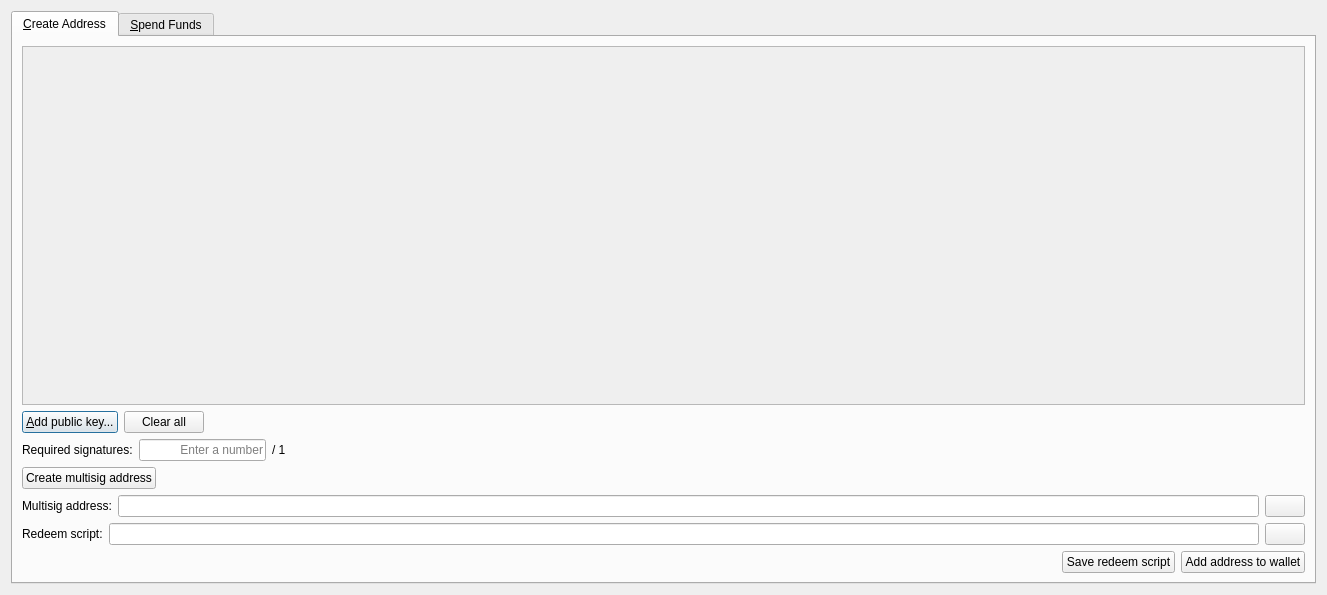
<?xml version="1.0" encoding="UTF-8"?>
<ui version="4.0">
 <class>MultisigDialog</class>
 <widget class="QDialog" name="MultisigDialog">
  <property name="geometry">
   <rect>
    <x>0</x>
    <y>0</y>
    <width>1327</width>
    <height>595</height>
   </rect>
  </property>
  <property name="windowTitle">
   <string>Multisig</string>
  </property>
  <layout class="QVBoxLayout" name="verticalLayout_2">
   <item>
    <widget class="QTabWidget" name="tabWidget">
     <property name="currentIndex">
      <number>0</number>
     </property>
     <widget class="QWidget" name="tabCreateAddress">
      <attribute name="title">
       <string>&amp;Create Address</string>
      </attribute>
      <layout class="QVBoxLayout" name="verticalLayout">
       <item>
        <widget class="QScrollArea" name="scrollArea">
         <property name="widgetResizable">
          <bool>true</bool>
         </property>
         <widget class="QWidget" name="scrollAreaWidgetContents">
          <property name="geometry">
           <rect>
            <x>0</x>
            <y>0</y>
            <width>1283</width>
            <height>310</height>
           </rect>
          </property>
          <layout class="QVBoxLayout" name="verticalLayout_3">
           <item>
            <layout class="QVBoxLayout" name="pubkeyEntries"/>
           </item>
           <item>
            <spacer name="verticalSpacer">
             <property name="orientation">
              <enum>Qt::Vertical</enum>
             </property>
             <property name="sizeHint" stdset="0">
              <size>
               <width>20</width>
               <height>40</height>
              </size>
             </property>
            </spacer>
           </item>
          </layout>
         </widget>
        </widget>
       </item>
       <item>
        <layout class="QHBoxLayout" name="horizontalLayout_14">
         <item>
          <widget class="QPushButton" name="addPubKeyButton">
           <property name="toolTip">
            <string>Add a member to the signing pool</string>
           </property>
           <property name="text">
            <string>&amp;Add public key...</string>
           </property>
           <property name="icon">
            <iconset resource="../bitcoin.qrc">
             <normaloff>:/icons/add</normaloff>:/icons/add</iconset>
           </property>
          </widget>
         </item>
         <item>
          <widget class="QPushButton" name="clearButton">
           <property name="sizePolicy">
            <sizepolicy hsizetype="Minimum" vsizetype="Fixed">
             <horstretch>0</horstretch>
             <verstretch>0</verstretch>
            </sizepolicy>
           </property>
           <property name="toolTip">
            <string>Remove all public key fields</string>
           </property>
           <property name="text">
            <string>Clear all</string>
           </property>
           <property name="icon">
            <iconset resource="../bitcoin.qrc">
             <normaloff>:/icons/remove</normaloff>:/icons/remove</iconset>
           </property>
           <property name="autoRepeatDelay">
            <number>300</number>
           </property>
          </widget>
         </item>
         <item>
          <spacer name="horizontalSpacer_8">
           <property name="orientation">
            <enum>Qt::Horizontal</enum>
           </property>
           <property name="sizeHint" stdset="0">
            <size>
             <width>40</width>
             <height>20</height>
            </size>
           </property>
          </spacer>
         </item>
        </layout>
       </item>
       <item>
        <layout class="QHBoxLayout" name="horizontalLayout_2">
         <item>
          <widget class="QLabel" name="requiredSignaturesLabel">
           <property name="text">
            <string>Required signatures:</string>
           </property>
          </widget>
         </item>
         <item>
          <widget class="QLineEdit" name="requiredSignatures">
           <property name="sizePolicy">
            <sizepolicy hsizetype="Minimum" vsizetype="Fixed">
             <horstretch>0</horstretch>
             <verstretch>0</verstretch>
            </sizepolicy>
           </property>
           <property name="minimumSize">
            <size>
             <width>127</width>
             <height>0</height>
            </size>
           </property>
           <property name="text">
            <string/>
           </property>
           <property name="maxLength">
            <number>2</number>
           </property>
           <property name="frame">
            <bool>true</bool>
           </property>
           <property name="alignment">
            <set>Qt::AlignRight|Qt::AlignTrailing|Qt::AlignVCenter</set>
           </property>
           <property name="placeholderText">
            <string>Enter a number</string>
           </property>
          </widget>
         </item>
         <item>
          <widget class="QLabel" name="maxSignaturesLabel">
           <property name="text">
            <string>/ 1</string>
           </property>
          </widget>
         </item>
         <item>
          <spacer name="horizontalSpacer_2">
           <property name="orientation">
            <enum>Qt::Horizontal</enum>
           </property>
           <property name="sizeHint" stdset="0">
            <size>
             <width>40</width>
             <height>20</height>
            </size>
           </property>
          </spacer>
         </item>
        </layout>
       </item>
       <item>
        <layout class="QHBoxLayout" name="horizontalLayout">
         <item>
          <widget class="QPushButton" name="createAddressButton">
           <property name="text">
            <string>Create multisig address</string>
           </property>
          </widget>
         </item>
         <item>
          <spacer name="horizontalSpacer">
           <property name="orientation">
            <enum>Qt::Horizontal</enum>
           </property>
           <property name="sizeHint" stdset="0">
            <size>
             <width>40</width>
             <height>20</height>
            </size>
           </property>
          </spacer>
         </item>
        </layout>
       </item>
       <item>
        <layout class="QHBoxLayout" name="horizontalLayoutMultisigAddress">
         <item>
          <widget class="QLabel" name="multisigAddressLabel">
           <property name="text">
            <string>Multisig address:</string>
           </property>
          </widget>
         </item>
         <item>
          <widget class="QLineEdit" name="multisigAddress">
           <property name="readOnly">
            <bool>true</bool>
           </property>
          </widget>
         </item>
         <item>
          <widget class="QPushButton" name="copyMultisigAddressButton">
           <property name="toolTip">
            <string>Copy the multisig address to the system clipboard</string>
           </property>
           <property name="text">
            <string/>
           </property>
           <property name="icon">
            <iconset resource="../bitcoin.qrc">
             <normaloff>:/icons/editcopy</normaloff>:/icons/editcopy</iconset>
           </property>
           <property name="autoDefault">
            <bool>false</bool>
           </property>
          </widget>
         </item>
        </layout>
       </item>
       <item>
        <layout class="QHBoxLayout" name="horizontalLayout_3">
         <item>
          <widget class="QLabel" name="redeemScriptLabel">
           <property name="text">
            <string>Redeem script:</string>
           </property>
          </widget>
         </item>
         <item>
          <widget class="QLineEdit" name="redeemScript">
           <property name="readOnly">
            <bool>true</bool>
           </property>
          </widget>
         </item>
         <item>
          <widget class="QPushButton" name="copyRedeemScriptButton">
           <property name="toolTip">
            <string>Copy the redeem script to the system clipboard</string>
           </property>
           <property name="text">
            <string/>
           </property>
           <property name="icon">
            <iconset resource="../bitcoin.qrc">
             <normaloff>:/icons/editcopy</normaloff>:/icons/editcopy</iconset>
           </property>
           <property name="autoDefault">
            <bool>false</bool>
           </property>
          </widget>
         </item>
        </layout>
       </item>
       <item>
        <layout class="QHBoxLayout" name="horizontalLayout_15">
         <item>
          <spacer name="horizontalSpacer_11">
           <property name="orientation">
            <enum>Qt::Horizontal</enum>
           </property>
           <property name="sizeHint" stdset="0">
            <size>
             <width>40</width>
             <height>20</height>
            </size>
           </property>
          </spacer>
         </item>
         <item>
          <widget class="QPushButton" name="saveRedeemScriptButton">
           <property name="toolTip">
            <string>The redeem script will be required to spend the funds sent to the multisig address</string>
           </property>
           <property name="text">
            <string>Save redeem script</string>
           </property>
          </widget>
         </item>
         <item>
          <widget class="QPushButton" name="saveMultisigAddressButton">
           <property name="toolTip">
            <string>Add the multisig address to your personal addresses</string>
           </property>
           <property name="text">
            <string>Add address to wallet</string>
           </property>
          </widget>
         </item>
        </layout>
       </item>
      </layout>
     </widget>
     <widget class="QWidget" name="tabSpendFunds">
      <attribute name="title">
       <string>&amp;Spend Funds</string>
      </attribute>
      <layout class="QVBoxLayout" name="verticalLayout_13">
       <item>
        <layout class="QVBoxLayout" name="verticalLayout_8">
         <item>
          <layout class="QHBoxLayout" name="horizontalLayout_4">
           <item>
            <widget class="QGroupBox" name="inputsBox">
             <property name="title">
              <string>Inputs</string>
             </property>
             <layout class="QVBoxLayout" name="verticalLayout_6">
              <item>
               <widget class="QScrollArea" name="scrollArea_2">
                <property name="minimumSize">
                 <size>
                  <width>0</width>
                  <height>0</height>
                 </size>
                </property>
                <property name="widgetResizable">
                 <bool>true</bool>
                </property>
                <widget class="QWidget" name="scrollAreaWidgetContents_2">
                 <property name="geometry">
                  <rect>
                   <x>0</x>
                   <y>0</y>
                   <width>613</width>
                   <height>221</height>
                  </rect>
                 </property>
                 <layout class="QVBoxLayout" name="verticalLayout_4">
                  <item>
                   <layout class="QVBoxLayout" name="inputs"/>
                  </item>
                  <item>
                   <spacer name="verticalSpacer_2">
                    <property name="orientation">
                     <enum>Qt::Vertical</enum>
                    </property>
                    <property name="sizeHint" stdset="0">
                     <size>
                      <width>20</width>
                      <height>42</height>
                     </size>
                    </property>
                   </spacer>
                  </item>
                 </layout>
                </widget>
               </widget>
              </item>
              <item>
               <layout class="QHBoxLayout" name="horizontalLayout_6">
                <item>
                 <spacer name="horizontalSpacer_9">
                  <property name="orientation">
                   <enum>Qt::Horizontal</enum>
                  </property>
                  <property name="sizeHint" stdset="0">
                   <size>
                    <width>40</width>
                    <height>20</height>
                   </size>
                  </property>
                 </spacer>
                </item>
                <item>
                 <widget class="QLabel" name="inputsAmountLabel">
                  <property name="text">
                   <string>Inputs amount:</string>
                  </property>
                 </widget>
                </item>
                <item>
                 <widget class="QLabel" name="inputsAmount">
                  <property name="text">
                   <string>123.456</string>
                  </property>
                  <property name="textInteractionFlags">
                   <set>Qt::LinksAccessibleByMouse|Qt::TextSelectableByKeyboard|Qt::TextSelectableByMouse</set>
                  </property>
                 </widget>
                </item>
                <item>
                 <widget class="QLabel" name="label">
                  <property name="text">
                   <string>χξϛ</string>
                  </property>
                 </widget>
                </item>
               </layout>
              </item>
              <item>
               <layout class="QHBoxLayout" name="horizontalLayout_5">
                <item>
                 <widget class="QPushButton" name="addInputButton">
                  <property name="text">
                   <string>Add input...</string>
                  </property>
                  <property name="icon">
                   <iconset resource="../bitcoin.qrc">
                    <normaloff>:/icons/add</normaloff>:/icons/add</iconset>
                  </property>
                 </widget>
                </item>
                <item>
                 <spacer name="horizontalSpacer_3">
                  <property name="orientation">
                   <enum>Qt::Horizontal</enum>
                  </property>
                  <property name="sizeHint" stdset="0">
                   <size>
                    <width>40</width>
                    <height>20</height>
                   </size>
                  </property>
                 </spacer>
                </item>
               </layout>
              </item>
             </layout>
            </widget>
           </item>
           <item>
            <widget class="QGroupBox" name="outputsBox">
             <property name="title">
              <string>Outputs</string>
             </property>
             <layout class="QVBoxLayout" name="verticalLayout_7">
              <item>
               <widget class="QScrollArea" name="scrollArea_3">
                <property name="minimumSize">
                 <size>
                  <width>0</width>
                  <height>0</height>
                 </size>
                </property>
                <property name="widgetResizable">
                 <bool>true</bool>
                </property>
                <widget class="QWidget" name="scrollAreaWidgetContents_3">
                 <property name="geometry">
                  <rect>
                   <x>0</x>
                   <y>0</y>
                   <width>612</width>
                   <height>193</height>
                  </rect>
                 </property>
                 <layout class="QVBoxLayout" name="verticalLayout_5">
                  <item>
                   <layout class="QVBoxLayout" name="outputs"/>
                  </item>
                  <item>
                   <spacer name="verticalSpacer_3">
                    <property name="orientation">
                     <enum>Qt::Vertical</enum>
                    </property>
                    <property name="sizeHint" stdset="0">
                     <size>
                      <width>20</width>
                      <height>42</height>
                     </size>
                    </property>
                   </spacer>
                  </item>
                 </layout>
                </widget>
               </widget>
              </item>
              <item>
               <layout class="QHBoxLayout" name="horizontalLayout_7">
                <item>
                 <spacer name="horizontalSpacer_10">
                  <property name="orientation">
                   <enum>Qt::Horizontal</enum>
                  </property>
                  <property name="sizeHint" stdset="0">
                   <size>
                    <width>40</width>
                    <height>20</height>
                   </size>
                  </property>
                 </spacer>
                </item>
                <item>
                 <widget class="QLabel" name="outputsAmountLabel">
                  <property name="text">
                   <string>Outputs amount:</string>
                  </property>
                 </widget>
                </item>
                <item>
                 <widget class="QLabel" name="outputsAmount">
                  <property name="text">
                   <string>123.456</string>
                  </property>
                  <property name="textInteractionFlags">
                   <set>Qt::LinksAccessibleByMouse|Qt::TextSelectableByKeyboard|Qt::TextSelectableByMouse</set>
                  </property>
                 </widget>
                </item>
                <item>
                 <widget class="QLabel" name="label_2">
                  <property name="text">
                   <string>χξϛ</string>
                  </property>
                 </widget>
                </item>
               </layout>
              </item>
              <item>
               <layout class="QHBoxLayout" name="horizontalLayout_16">
                <item>
                 <spacer name="horizontalSpacer_12">
                  <property name="orientation">
                   <enum>Qt::Horizontal</enum>
                  </property>
                  <property name="sizeHint" stdset="0">
                   <size>
                    <width>40</width>
                    <height>20</height>
                   </size>
                  </property>
                 </spacer>
                </item>
                <item>
                 <widget class="QLabel" name="feeLabel">
                  <property name="text">
                   <string>Fee:</string>
                  </property>
                 </widget>
                </item>
                <item>
                 <widget class="QLabel" name="fee">
                  <property name="text">
                   <string>123.456</string>
                  </property>
                 </widget>
                </item>
                <item>
                 <widget class="QLabel" name="label_3">
                  <property name="text">
                   <string>χξϛ</string>
                  </property>
                 </widget>
                </item>
               </layout>
              </item>
              <item>
               <layout class="QHBoxLayout" name="horizontalLayout_8">
                <item>
                 <widget class="QPushButton" name="addOutputButton">
                  <property name="text">
                   <string>Add output...</string>
                  </property>
                  <property name="icon">
                   <iconset resource="../bitcoin.qrc">
                    <normaloff>:/icons/add</normaloff>:/icons/add</iconset>
                  </property>
                 </widget>
                </item>
                <item>
                 <spacer name="horizontalSpacer_4">
                  <property name="orientation">
                   <enum>Qt::Horizontal</enum>
                  </property>
                  <property name="sizeHint" stdset="0">
                   <size>
                    <width>40</width>
                    <height>20</height>
                   </size>
                  </property>
                 </spacer>
                </item>
               </layout>
              </item>
             </layout>
            </widget>
           </item>
          </layout>
         </item>
         <item>
          <layout class="QHBoxLayout" name="horizontalLayout_9">
           <item>
            <widget class="QPushButton" name="createTransactionButton">
             <property name="text">
              <string>Create transaction</string>
             </property>
            </widget>
           </item>
           <item>
            <spacer name="horizontalSpacer_5">
             <property name="orientation">
              <enum>Qt::Horizontal</enum>
             </property>
             <property name="sizeHint" stdset="0">
              <size>
               <width>40</width>
               <height>20</height>
              </size>
             </property>
            </spacer>
           </item>
          </layout>
         </item>
        </layout>
       </item>
       <item>
        <layout class="QVBoxLayout" name="verticalLayout_10">
         <item>
          <layout class="QHBoxLayout" name="horizontalLayout_10">
           <item>
            <widget class="QLineEdit" name="transaction">
             <property name="sizePolicy">
              <sizepolicy hsizetype="Expanding" vsizetype="Fixed">
               <horstretch>0</horstretch>
               <verstretch>0</verstretch>
              </sizepolicy>
             </property>
             <property name="placeholderText">
              <string>Enter a raw transaction or create a new one</string>
             </property>
            </widget>
           </item>
           <item>
            <widget class="QPushButton" name="copyTransactionButton">
             <property name="toolTip">
              <string/>
             </property>
             <property name="text">
              <string/>
             </property>
             <property name="icon">
              <iconset resource="../bitcoin.qrc">
               <normaloff>:/icons/editcopy</normaloff>:/icons/editcopy</iconset>
             </property>
             <property name="autoDefault">
              <bool>false</bool>
             </property>
            </widget>
           </item>
           <item>
            <widget class="QPushButton" name="pasteTransactionButton">
             <property name="toolTip">
              <string>Paste address from clipboard</string>
             </property>
             <property name="text">
              <string/>
             </property>
             <property name="icon">
              <iconset resource="../bitcoin.qrc">
               <normaloff>:/icons/editpaste</normaloff>:/icons/editpaste</iconset>
             </property>
             <property name="shortcut">
              <string>Alt+P</string>
             </property>
             <property name="autoDefault">
              <bool>false</bool>
             </property>
            </widget>
           </item>
          </layout>
         </item>
         <item>
          <layout class="QHBoxLayout" name="horizontalLayout_11">
           <item>
            <widget class="QPushButton" name="signTransactionButton">
             <property name="text">
              <string>Sign transaction</string>
             </property>
             <property name="icon">
              <iconset resource="../bitcoin.qrc">
               <normaloff>:/icons/edit</normaloff>:/icons/edit</iconset>
             </property>
            </widget>
           </item>
           <item>
            <spacer name="horizontalSpacer_6">
             <property name="orientation">
              <enum>Qt::Horizontal</enum>
             </property>
             <property name="sizeHint" stdset="0">
              <size>
               <width>40</width>
               <height>20</height>
              </size>
             </property>
            </spacer>
           </item>
          </layout>
         </item>
        </layout>
       </item>
       <item>
        <layout class="QVBoxLayout" name="verticalLayout_12">
         <item>
          <layout class="QHBoxLayout" name="horizontalLayout_13">
           <item>
            <widget class="QLineEdit" name="signedTransaction">
             <property name="sizePolicy">
              <sizepolicy hsizetype="Expanding" vsizetype="Fixed">
               <horstretch>0</horstretch>
               <verstretch>0</verstretch>
              </sizepolicy>
             </property>
             <property name="readOnly">
              <bool>true</bool>
             </property>
            </widget>
           </item>
           <item>
            <widget class="QPushButton" name="copySignedTransactionButton">
             <property name="toolTip">
              <string/>
             </property>
             <property name="text">
              <string/>
             </property>
             <property name="icon">
              <iconset resource="../bitcoin.qrc">
               <normaloff>:/icons/editcopy</normaloff>:/icons/editcopy</iconset>
             </property>
             <property name="autoDefault">
              <bool>false</bool>
             </property>
            </widget>
           </item>
          </layout>
         </item>
         <item>
          <layout class="QHBoxLayout" name="horizontalLayout_12">
           <item>
            <widget class="QLabel" name="statusLabel">
             <property name="text">
              <string/>
             </property>
            </widget>
           </item>
           <item>
            <spacer name="horizontalSpacer_7">
             <property name="orientation">
              <enum>Qt::Horizontal</enum>
             </property>
             <property name="sizeHint" stdset="0">
              <size>
               <width>40</width>
               <height>20</height>
              </size>
             </property>
            </spacer>
           </item>
           <item>
            <widget class="QPushButton" name="sendTransactionButton">
             <property name="text">
              <string>Send transaction</string>
             </property>
             <property name="icon">
              <iconset resource="../bitcoin.qrc">
               <normaloff>:/icons/send</normaloff>:/icons/send</iconset>
             </property>
            </widget>
           </item>
          </layout>
         </item>
        </layout>
       </item>
      </layout>
     </widget>
    </widget>
   </item>
  </layout>
 </widget>
 <resources>
  <include location="../bitcoin.qrc"/>
 </resources>
 <connections/>
</ui>
